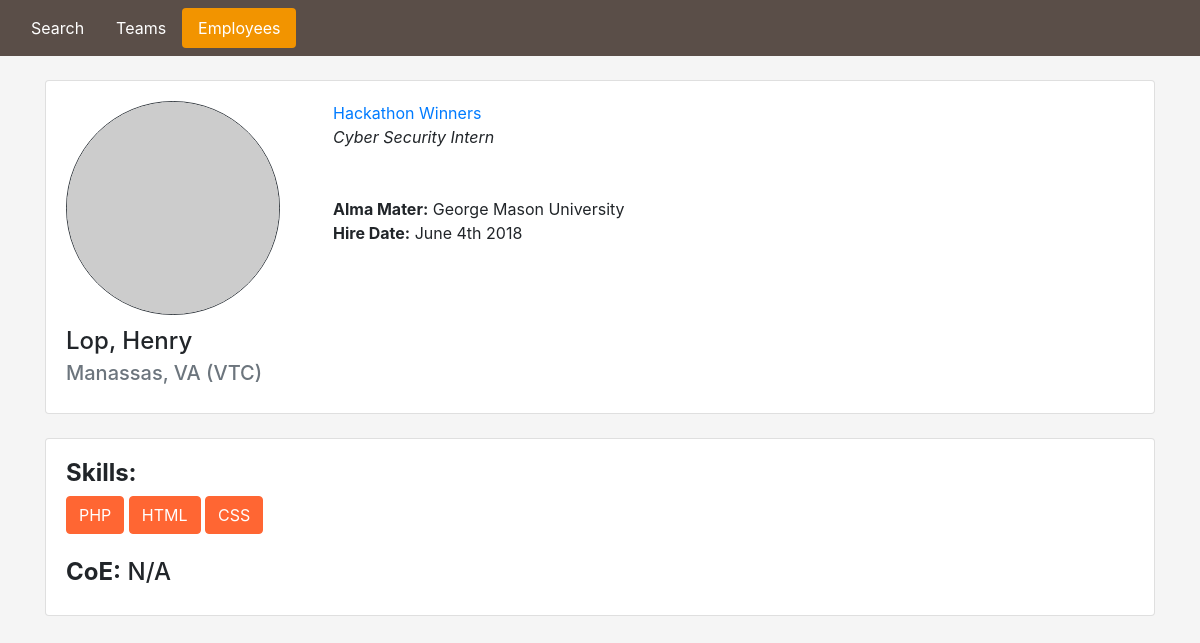
The page /people/employees/2/ on the database its author committed.
### people/models.py (models this page shows, shortened)
class Employee(models.Model):
  first_name = models.CharField(max_length=100)
  last_name = models.CharField(max_length=100)
  alma_mater = models.CharField(max_length=100, default="James Madison University")
  position = models.CharField(max_length=100)
  location = models.CharField(max_length=100)
  teamID = models.ForeignKey(Team, on_delete=models.CASCADE)
  COE = models.CharField(max_length=250)
  skills = models.CharField(max_length=250)
  employeeID = models.CharField(max_length=10)
  parentID = models.CharField(max_length=10)

class Team(models.Model):
  teamName = models.CharField(max_length=250)
  department = models.CharField(max_length=50)

### people/views.py (the view)
# urls.py: url(r'^employees/(?P<id>\d+)/$', views.employees, name='employees'),
def employees(request, id):
  employee = Employee.objects.get(id=id)
  skill_list = employee.skills.split(",")
  template = loader.get_template('people/employee.html')
  context = {
    'employee': employee,
    'skills': skill_list,
    'team': employee.teamID
  }
  return render(request, 'people/employee.html', context)

### people/templates/people/employee.html (shortened to what this page needs)
<!doctype html>
<html lang="en">
  <head>
    <link rel="stylesheet" href="/people/static/css/bootstrap.css">
  </head>
  <body>
    <div class="container-fluid">
        <ul class="nav nav-pills" style="padding-top: 8px; padding-bottom: 8px">
            <li class="nav-item">
                <a class="nav-link" href="/people/">Search</a>
            </li>
            <li class="nav-item">
                <a class="nav-link" href="/people/teams-list/">Teams</a>
            </li>
            <li class="nav-item">
                <a class="nav-link active" href="/people/employees-list/">Employees</a>
            </li>
        </ul>
    </div>
    <div class="container">
        <br />
        <div class="card" style="width: 100%;">
            <div class="card-body">
                <div style="width: 25%" class="float-left">
                    <img src="https://via.placeholder.com/250x250" class="rounded-circle img-fluid border border-dark" style="width: 80%; height: auto; margin-bottom: .75em;" />
                    <h4 class="card-title">{{employee.last_name}}, {{employee.first_name}}</h4>
                    <h5 class="card-subtitle mb-2 text-muted">{{employee.location}}</h5>
                </div>
                <div class="float-left" style="width: 70%;">
                    <p class="card-text"><a href="/people/teams/{{team.id}}">{{team.teamName}}</a><br />
                        <em>{{employee.position}}</em><br />
                        <br /><br />
                        <b>Alma Mater:</b> {{employee.alma_mater}}<br />
                        <b>Hire Date:</b> June 4th 2018 <br />
                    </p>
                </div>
            </div>
        </div>
        <br />
        <div class="card" style="width: 100%;">
            <div class="card-body">
                <h4 style="font-weight: 700">Skills:</h4>
                {% for skill in skills %}
                <a type="button" class="btn btn-tag">{{skill}}</a>
                {% endfor %}
                <br /><br /><h4><span style="font-weight: 700">CoE:</span> {{employee.COE}}</h4>
            </div>
        </div>
    </div>
  </body>
</html>

### people/templates/people/employee.html (style rules this page uses)
html, body { height: 100%; background: #f5f5f5; }
.btn { border-color: #786e6c; margin-left: 1em; background-color: #786e6c; }
.btn-tag { margin-left: 0px !important; background: rgb(255, 102, 51);; color: white !important; border-color: rgb(255, 102, 51);; }
.container-fluid { background-color: rgb(90, 78, 72);; }
.nav-link { color: white; }
.nav-pills .nav-link.active, .nav-pills .show > .nav-link { background-color: rgb(242, 148, 0); }

### rows shown on the page
Employee: last_name "Lop", first_name "Henry", location "Manassas, VA (VTC)", position "Cyber Security Intern", alma_mater "George Mason University", COE "N/A"
Team: teamName "Hackathon Winners"

### other values the page prints
{{ skill }} "PHP" "HTML" "CSS"
